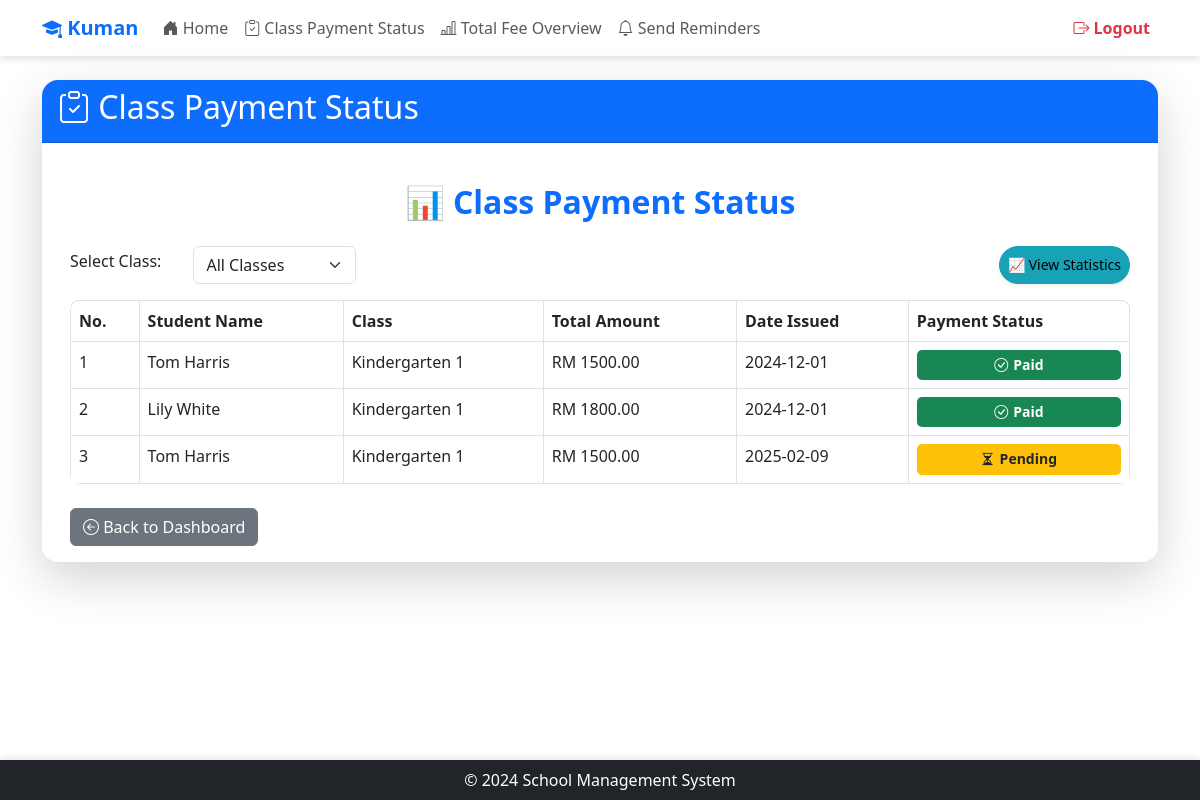
Screenshot of /teacher/fee-status (signed in) with the database file from the repository.
### app/models/models.py (models this page shows)
class Settings(db.Model):
    __tablename__ = 'Settings'
    setting_key = db.Column('SettingKey', db.String, primary_key=True)
    setting_value = db.Column('SettingValue', db.String, nullable=False)
    description = db.Column('Description', db.String, nullable=False)
    category = db.Column('Category', db.String, nullable=False)

class FeeRecord(db.Model):
    __tablename__ = 'FeeRecord'
    fee_record_id = db.Column('FeeRecordId', db.String, primary_key=True, default=lambda: str(uuid.uuid4()))
    fee_assignment_id = db.Column('FeeAssignmentId', db.String, ForeignKey('StudentFeeAssignment.FeeAssignmentId', ondelete='CASCADE'))
    status_id = db.Column('StatusId', db.String, ForeignKey('PaymentStatus.StatusId', ondelete='SET NULL'))
    flagged_for_followup = db.Column('FlaggedForFollowUp', db.Integer, nullable=False, default=0)  # 0 = Not Flagged, 1 = Flagged
    date_assigned = db.Column('DateAssigned', db.Date, nullable=False)
    due_date = db.Column('DueDate', db.Date, nullable=False)
    amount_due = db.Column('AmountDue', db.Numeric(10, 2), nullable=False)
    late_fee_amount = db.Column('LateFeeAmount', db.Numeric(10, 2), nullable=False)
    discount_amount = db.Column('DiscountAmount', db.Numeric(10, 2), nullable=False)
    total_amount = db.Column('TotalAmount', db.Numeric(10, 2), nullable=False)
    last_updated_date = db.Column('LastUpdatedDate', db.Date, nullable=False)
    assignment = relationship('StudentFeeAssignment', back_populates='fee_records')
    status = relationship('PaymentStatus', back_populates='fee_records')
    payment_histories = relationship('PaymentHistory', back_populates='fee_record')

class Class(db.Model):
    __tablename__ = 'Class'
    class_id = db.Column('ClassId', db.String, primary_key=True, default=lambda: str(uuid.uuid4()))
    class_name = db.Column('ClassName', db.String, nullable=False)
    description = db.Column('Description', db.String, nullable=True)
    assignments = relationship('ClassAssignment', back_populates='class_')

### app/routes/teacher_routes.py (the view)
@teacher.route('/fee-status')
@login_required
@role_required('2')
def fee_status():
    selected_class = request.args.get('class_name', None)
    query = (
        db.session.query(
            User.first_name,
            User.last_name,
            Class.class_name,
            FeeRecord.amount_due,
            FeeRecord.total_amount,
            PaymentStatus.status_name,
            FeeRecord.date_assigned  # Use date_assigned here
        )
        .join(ClassAssignment, ClassAssignment.student_id == User.id)  # Join to filter by teacher's classes
        .join(Class, Class.class_id == ClassAssignment.class_id)
        .join(StudentFeeAssignment, StudentFeeAssignment.student_id == User.id)
        .join(FeeRecord, FeeRecord.fee_assignment_id == StudentFeeAssignment.fee_assignment_id)
        .join(PaymentStatus, PaymentStatus.status_id == FeeRecord.status_id)
        .filter(ClassAssignment.class_id.in_(
            db.session.query(ClassAssignment.class_id)
            .filter(ClassAssignment.teacher_id == current_user.id)  # Only classes assigned to the teacher
        ))
    )
    if selected_class:
        query = query.filter(Class.class_name == selected_class)
    fee_data = query.all()
    payments = [{
        "student_name": f"{record.first_name} {record.last_name}",
        "class_name": record.class_name,
        "amount_due": record.amount_due,
        "paid_amount": record.total_amount,
        "payment_status": record.status_name,
        "date_assigned": record.date_assigned.strftime('%Y-%m-%d')  # Format the date as required
    } for record in fee_data]
    total_students = len(fee_data)
    paid_count = sum(1 for record in fee_data if record.status_name == 'Paid')
    pending_count = sum(1 for record in fee_data if record.status_name == 'Pending')
    overdue_count = sum(1 for record in fee_data if record.status_name == 'Overdue')
    paid_percentage = (paid_count / total_students * 100) if total_students else 0
    pending_percentage = (pending_count / total_students * 100) if total_students else 0
    overdue_percentage = (overdue_count / total_students * 100) if total_students else 0
    class_names = (
        db.session.query(Class.class_name)
        .join(ClassAssignment)
        .filter(ClassAssignment.teacher_id == current_user.id)
        .distinct()
        .all()
    )
    class_names = [class_name[0] for class_name in class_names]  # Extract class names
    return render_template(
        'teacher/fee_status.html',
        payments=payments,
        class_names=class_names,
        selected_class=selected_class,
        total_students=total_students,
        paid_percentage=paid_percentage,
        pending_percentage=pending_percentage,
        overdue_percentage=overdue_percentage,
        app_name=app_name()
    )

### app/__init__.py (called while the page is built)
@login_manager.user_loader
def load_user(user_id):
    from .models.models import User
    return User.query.get(user_id)

### app/routes/routes.py (called while the page is built)
def app_name():
    app_name = "School Management System"
    with current_app.app_context():
        setting = Settings.query.filter_by(setting_key='school_name').first()
        if setting and setting.setting_value:
            app_name = setting.setting_value
    return app_name

def role_required(*roles):
    def decorator(f):
        @wraps(f)
        def decorated_function(*args, **kwargs):
            if not current_user.is_authenticated or current_user.role_id not in roles:
                abort(403)  # Forbidden access if role does not match
            return f(*args, **kwargs)
        return decorated_function
    return decorator

### app/templates/teacher/fee_status.html (shortened to what this page needs)
{% extends "share/dashboard.html" %}
{% block card_title %}<i class="bi bi-clipboard-check"></i> Class Payment Status{% endblock %}
{% block card_content %}
<div class="container mt-4">
    <h2 class="text-center text-primary fw-bold mb-4">📊 Class Payment Status</h2>
    <div class="d-flex justify-content-between mb-3">
        <form method="GET" class="row align-items-center">
            <div class="col-auto">
                <label for="class_name" class="form-label me-2">Select Class:</label>
            </div>
            <div class="col-auto">
                <select id="class_name" name="class_name" class="form-select" onchange="this.form.submit()">
                    <option value="">All Classes</option>
                </select>
            </div>
        </form>
        <button class="btn btn-info btn-sm shadow-sm rounded-pill" onclick="showStatistics()">📈 View Statistics</button>
    </div>
    <table class="table table-bordered table-hover">
        <thead class="thead-dark">
            <tr>
                <th>No.</th>
                <th>Student Name</th>
                <th>Class</th>
                <th>Total Amount</th>
                <th>Date Issued</th>
                <th>Payment Status</th>
            </tr>
        </thead>
        <tbody>
            {% if payments %}
                {% for payment in payments %}
                    <tr>
                        <td>{{ loop.index }}</td>
                        <td>{{ payment.student_name }}</td>
                        <td>{{ payment.class_name }}</td>
                        <td>RM {{ payment.paid_amount }}</td>
                        <td>{{ payment.date_assigned }}</td>
                        <td>
                            {% if payment.payment_status == "Pending" %}
                                <span class="badge bg-warning text-dark">
                                    <i class="bi bi-hourglass-split"></i> Pending
                                </span>
                            {% elif payment.payment_status == "Overdue" %}
                                <span class="badge bg-danger">
                                    <i class="bi bi-exclamation-triangle-fill"></i> Overdue
                                </span>
                            {% elif payment.payment_status == "Paid" %}
                                <span class="badge bg-success">
                                    <i class="bi bi-check-circle"></i> Paid
                                </span>
                            {% endif %}
                        </td>
                    </tr>
                {% endfor %}
            {% else %}
                <tr>
                    <td colspan="6" class="text-center">No records found.</td>
                </tr>
            {% endif %}
        </tbody>
    </table>
    <div class="text-left mt-4">
        <a href="{{ url_for('teacher.dashboard') }}" class="btn btn-secondary">
            <i class="bi bi-arrow-left-circle"></i> Back to Dashboard
        </a>
    </div>
</div>
{% endblock %}

### app/templates/share/dashboard.html (shortened to what this page needs)
<!DOCTYPE html>
<html lang="en">
  <head>
    <link href="https://cdn.jsdelivr.net/npm/bootstrap@5.3.0-alpha1/dist/css/bootstrap.min.css" rel="stylesheet" />
    <link href="https://cdn.jsdelivr.net/npm/bootstrap-icons/font/bootstrap-icons.css" rel="stylesheet" />
  </head>
  <body>
    <header class="navbar navbar-expand-lg navbar-light">
      <div class="container">
        <a class="navbar-brand text-primary fw-bold"
          href="{% if current_user.role_id == '1' %}
                    {{ url_for('admin.dashboard') }}
                {% elif current_user.role_id == '2' %}
                    {{ url_for('teacher.dashboard') }}
                {% elif current_user.role_id == '3' %}
                    {{ url_for('parent.dashboard') }}
                {% elif current_user.role_id == '4' %}
                    {{ url_for('accountant.dashboard') }}
                {% else %}
                    {{ url_for('views.home') }}
                {% endif %}">
          <i class="bi bi-mortarboard-fill"></i> {{ app_name }}
        </a>
        <div class="collapse navbar-collapse" id="navbarNav">
          <ul class="navbar-nav me-auto">
            <li class="nav-item">
              <a class="nav-link"
                 href="{% if current_user.role_id == '1' %}
                          {{ url_for('admin.dashboard') }}
                       {% elif current_user.role_id == '2' %}
                          {{ url_for('teacher.dashboard') }}
                       {% elif current_user.role_id == '3' %}
                          {{ url_for('parent.dashboard') }}
                       {% elif current_user.role_id == '4' %}
                          {{ url_for('accountant.dashboard') }}
                       {% else %}
                          {{ url_for('views.home') }}
                       {% endif %}">
                <i class="bi bi-house-door-fill"></i> Home
              </a>
            </li>
            {% if current_user.role_id == '1' %}
              <li class="nav-item">
                <a class="nav-link" href="{{ url_for('admin.manage_users') }}">
                  <i class="bi bi-people"></i> Manage Users
                </a>
              </li>
              <li class="nav-item">
                <a class="nav-link" href="{{ url_for('admin.fee_management') }}">
                  <i class="bi bi-cash-coin"></i> Fee Management
                </a>
              </li>
              <li class="nav-item">
                <a class="nav-link" href="{{ url_for('admin.class_assignments') }}">
                  <i class="bi bi-clipboard-data"></i> Class Assignments
                </a>
              </li>
              <li class="nav-item">
                <a class="nav-link" href="{{ url_for('admin.parent_student') }}">
                  <i class="bi bi-person-check"></i> Parent-Student Data
                </a>
              </li>
              <li class="nav-item">
                <a class="nav-link" href="{{ url_for('admin.system_settings') }}">
                  <i class="bi bi-gear"></i> System Settings
                </a>
              </li>
            {% elif current_user.role_id == '2' %}
              <li class="nav-item">
                <a class="nav-link" href="{{ url_for('teacher.fee_status') }}">
                  <i class="bi bi-clipboard-check"></i> Class Payment Status
                </a>
              </li>
              <li class="nav-item">
                <a class="nav-link" href="{{ url_for('teacher.generate_total_fee') }}">
                  <i class="bi bi-bar-chart-line"></i> Total Fee Overview
                </a>
              </li>
              <li class="nav-item">
                <a class="nav-link" href="{{ url_for('teacher.send_reminders') }}">
                  <i class="bi bi-bell"></i> Send Reminders
                </a>
              </li>
            {% endif %}
          </ul>
          <ul class="navbar-nav ms-auto">
            <li class="nav-item">
              <a class="nav-link text-danger fw-bold" href="{{ url_for('auth.logout') }}">
                <i class="bi bi-box-arrow-right"></i> Logout
              </a>
            </li>
          </ul>
        </div>
      </div>
    </header>
    <main class="container mt-4">
      <div class="card border-0 shadow-lg rounded-4">
        <div class="card-header text-white bg-primary rounded-top-4">
          <h2>{% block card_title %} {% endblock %}</h2>
        </div>
        <div class="card-body">
          {% block card_content %} {% endblock %}
        </div>
      </div>
    </main>
    <footer class="bg-dark text-white py-2 mt-5 text-center sticky-footer">
      <div class="container">
        <p class="m-0">&copy; 2024 School Management System</p>
      </div>
    </footer>
  </body>
</html>

### app/templates/share/dashboard.html (style rules this page uses)
html, body { height: 100%; }
body { display: flex; flex-direction: column; min-height: 100vh; }
main { flex: 1; }
.navbar { background: rgba(255, 255, 255, 0.9); box-shadow: 0 4px 6px rgba(0, 0, 0, 0.1); }
.navbar-nav .nav-link { font-weight: 500; transition: 0.3s; }
.badge { font-size: 0.75rem; }
.sticky-footer { position: sticky; bottom: 0; width: 100%; box-shadow: 0 -2px 6px rgba(0, 0, 0, 0.1); }

### app/templates/teacher/fee_status.html (style rules this page uses)
.d-flex { display: flex; }
.table { border-radius: 10px; overflow: hidden; }
.thead-dark { background-color: #343a40; color: white; }
.btn-info { background-color: #17a2b8; border-color: #17a2b8; }
.badge { padding: 8px; font-size: 14px; border-radius: 5px; display: flex; align-items: center; justify-content: center; }
.badge i { margin-right: 5px; }

### rows the page displays
Settings: SettingValue "Kuman"
FeeRecord: student_name "Tom Harris", class_name "Kindergarten 1", paid_amount "1500.00", date_assigned "2024-12-01", shows "Paid"
FeeRecord: student_name "Lily White", class_name "Kindergarten 1", paid_amount "1800.00", date_assigned "2024-12-01", shows "Paid"
FeeRecord: student_name "Tom Harris", class_name "Kindergarten 1", paid_amount "1500.00", date_assigned "2025-02-09", shows "Pending"
